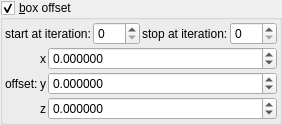
    <widget class="MyGroupBox" name="groupCheck_transf_function_enabledx_false">
     <property name="title">
      <string>&amp;box offset</string>
     </property>
     <property name="checkable">
      <bool>true</bool>
     </property>
     <layout class="QVBoxLayout" name="verticalLayout_21" stretch="0,0">
      <property name="spacing">
       <number>2</number>
      </property>
      <property name="leftMargin">
       <number>2</number>
      </property>
      <property name="topMargin">
       <number>2</number>
      </property>
      <property name="rightMargin">
       <number>2</number>
      </property>
      <property name="bottomMargin">
       <number>2</number>
      </property>
      <item>
       <layout class="QGridLayout" name="gridLayout_64">
        <property name="spacing">
         <number>2</number>
        </property>
        <item row="0" column="1">
         <widget class="MySpinBox" name="spinboxInt_transf_start_iterations_A">
          <property name="sizePolicy">
           <sizepolicy hsizetype="Minimum" vsizetype="Maximum">
            <horstretch>0</horstretch>
            <verstretch>0</verstretch>
           </sizepolicy>
          </property>
          <property name="maximum">
           <number>999</number>
          </property>
         </widget>
        </item>
        <item row="0" column="0">
         <widget class="QLabel" name="label_249">
          <property name="text">
           <string>start at iteration:</string>
          </property>
         </widget>
        </item>
        <item row="0" column="3">
         <widget class="MySpinBox" name="spinboxInt_transf_stop_iterations_A">
          <property name="sizePolicy">
           <sizepolicy hsizetype="Minimum" vsizetype="Maximum">
            <horstretch>0</horstretch>
            <verstretch>0</verstretch>
           </sizepolicy>
          </property>
          <property name="maximum">
           <number>999</number>
          </property>
         </widget>
        </item>
        <item row="0" column="2">
         <widget class="QLabel" name="label_248">
          <property name="text">
           <string>stop at iteration:</string>
          </property>
         </widget>
        </item>
       </layout>
      </item>
      <item>
       <layout class="QGridLayout" name="gridLayout_16" columnstretch="0,0,1">
        <property name="spacing">
         <number>2</number>
        </property>
        <item row="2" column="2">
         <widget class="MyDoubleSpinBox" name="spinbox3_transf_addition_constantA_000_z">
          <property name="sizePolicy">
           <sizepolicy hsizetype="Minimum" vsizetype="Maximum">
            <horstretch>0</horstretch>
            <verstretch>0</verstretch>
           </sizepolicy>
          </property>
          <property name="prefix">
           <string/>
          </property>
          <property name="suffix">
           <string/>
          </property>
          <property name="decimals">
           <number>6</number>
          </property>
          <property name="minimum">
           <double>-99.989999999999995</double>
          </property>
          <property name="maximum">
           <double>99.989999999999995</double>
          </property>
          <property name="singleStep">
           <double>0.100000000000000</double>
          </property>
         </widget>
        </item>
        <item row="1" column="2">
         <widget class="MyDoubleSpinBox" name="spinbox3_transf_addition_constantA_000_y">
          <property name="sizePolicy">
           <sizepolicy hsizetype="Minimum" vsizetype="Maximum">
            <horstretch>0</horstretch>
            <verstretch>0</verstretch>
           </sizepolicy>
          </property>
          <property name="prefix">
           <string/>
          </property>
          <property name="suffix">
           <string/>
          </property>
          <property name="decimals">
           <number>6</number>
          </property>
          <property name="minimum">
           <double>-99.989999999999995</double>
          </property>
          <property name="maximum">
           <double>99.989999999999995</double>
          </property>
          <property name="singleStep">
           <double>0.100000000000000</double>
          </property>
         </widget>
        </item>
        <item row="1" column="0">
         <widget class="QLabel" name="label_2">
          <property name="text">
           <string>offset:</string>
          </property>
         </widget>
        </item>
        <item row="0" column="2">
         <widget class="MyDoubleSpinBox" name="spinbox3_transf_addition_constantA_000_x">
          <property name="sizePolicy">
           <sizepolicy hsizetype="Minimum" vsizetype="Maximum">
            <horstretch>0</horstretch>
            <verstretch>0</verstretch>
           </sizepolicy>
          </property>
          <property name="prefix">
           <string/>
          </property>
          <property name="suffix">
           <string/>
          </property>
          <property name="decimals">
           <number>6</number>
          </property>
          <property name="minimum">
           <double>-99.989999999999995</double>
          </property>
          <property name="maximum">
           <double>99.989999999999995</double>
          </property>
          <property name="singleStep">
           <double>0.100000000000000</double>
          </property>
         </widget>
        </item>
        <item row="0" column="1">
         <widget class="QLabel" name="label_109">
          <property name="text">
           <string notr="true">x</string>
          </property>
         </widget>
        </item>
        <item row="1" column="1">
         <widget class="QLabel" name="label_110">
          <property name="text">
           <string notr="true">y</string>
          </property>
         </widget>
        </item>
        <item row="2" column="1">
         <widget class="QLabel" name="label_111">
          <property name="text">
           <string notr="true">z</string>
          </property>
         </widget>
        </item>
       </layout>
      </item>
     </layout>
    </widget>
